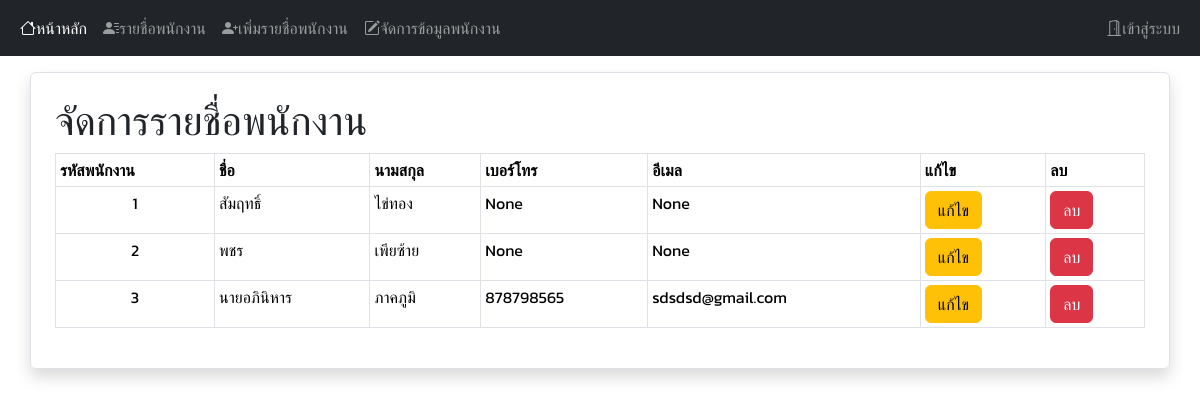
The page /manage on the database as committed earlier.
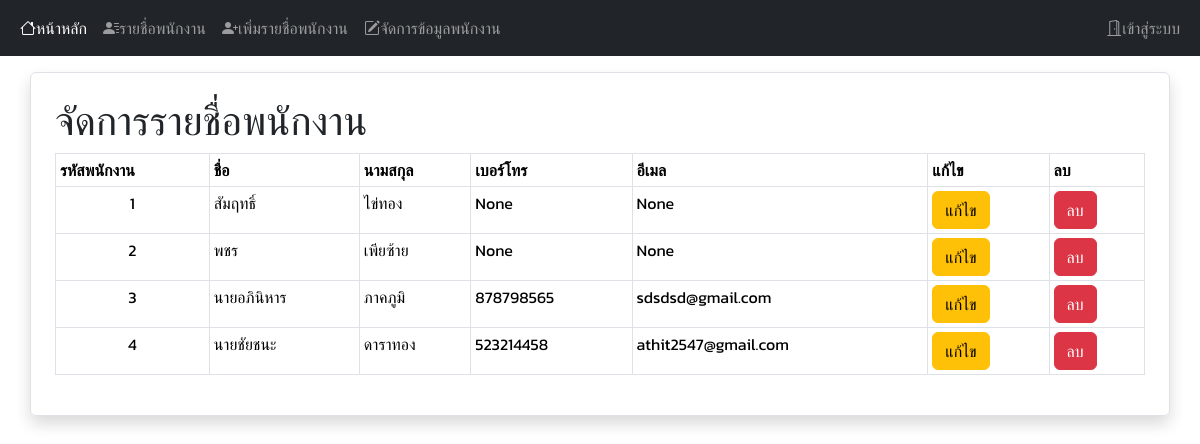
The same page on the database as committed later.
### hr_app/models.py (models this page shows, shortened)
class Person(models.Model):
    p_id = models.AutoField(primary_key=True)
    p_firstname = models.CharField(max_length=50,null=True)
    p_lastname = models.CharField(max_length=50,null=True)
    p_workyear = models.DateField(null=True)
    p_contract = models.DateField(null=True)
    p_email = models.CharField(max_length=100,null=True)
    p_facebook = models.TextField(null=True)
    p_line = models.TextField(null=True)
    p_telephone = models.IntegerField(null=True)
    p_picture = models.ImageField(upload_to='proflie_pictures/',null=True)

### hr_app/views.py (the view)
# urls.py: path('manage',views.manage),
def manage(request):
    person_qry = Person.objects.all()
    context = {'person':person_qry}
    return render(request,'manage.html',context)

### hr_app/templates/manage.html
{% extends "base.html" %}
{% block content %}
  <div class="container mt-3 pt-4 pb-4 ps-4 pe-4 rounded border shadow">
    <h1>จัดการรายชื่อพนักงาน</h1>
    <table class="table table-bordered table-sm">
        <thead>
          <tr>
            <th>รหัสพนักงาน</th>
            <th>ชื่อ</th>
            <th>นามสกุล</th>
            <th>เบอร์โทร</th>
            <th>อีเมล</th>
            <th>แก้ไข</th>
            <th>ลบ</th>
          </tr>
        </thead>
        <tbody>
          {% for i in person %}
          <tr>
            <td class="text-center">{{i.p_id}}</td>
            <td>{{i.p_firstname}}</td>
            <td>{{i.p_lastname}}</td>
            <td>{{i.p_telephone}}</td>
            <td>{{i.p_email}}</td>
            <th><a href="" type="a" class="btn btn-warning">แก้ไข</a></th>
            <th><a href="" type="a" class="btn btn-danger">ลบ</a></th>
          </tr>
        </tbody>
        {% endfor %}
      </table>
  </div>
{% endblock %}

Rows that differ between the two databases and show on the page:
added Person: p_id "4", p_firstname "นายชัยชนะ", p_lastname "ดาราทอง", p_telephone "523214458", p_email "athit2547@gmail.com"
